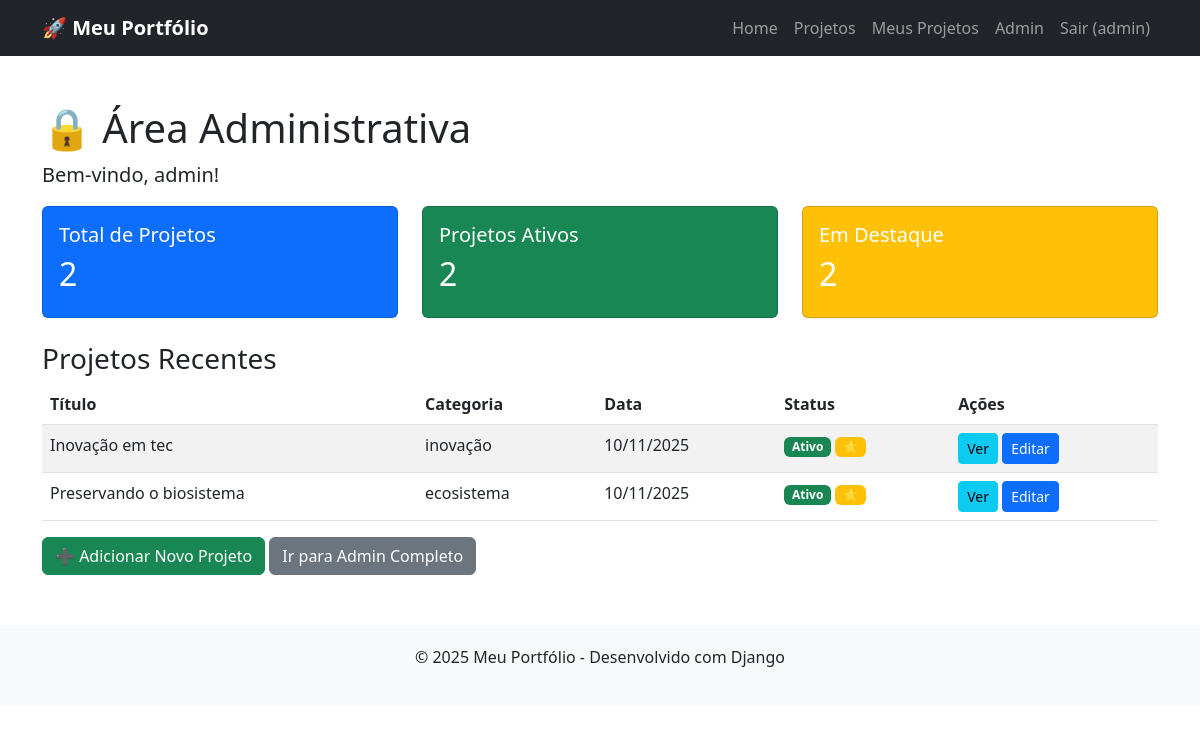
The app's page /meus-projetos/ (signed in) with its own data.
### projetos/models.py (models this page shows, shortened)
class Projeto(models.Model):
    titulo = models.CharField(max_length=200)
    descricao = models.TextField()
    categoria = models.ForeignKey(Categoria, on_delete=models.CASCADE, related_name='projetos')
    imagem = models.ImageField(upload_to='projetos/', blank=True, null=True)
    url_projeto = models.URLField(blank=True, null=True)
    destaque = models.BooleanField(default=False, help_text="Aparecerá no slider da home")
    data_criacao = models.DateField(auto_now_add=True)
    ativo = models.BooleanField(default=True)
    class Meta:
        ordering = ['-data_criacao'] #- SIGNIFICA ORDEM DECRESCENTE
        verbose_name_plural = "Projetos"

class Categoria(models.Model):
    nome = models.CharField(max_length=50)
    descricao = models.TextField(blank=True)
    class Meta: #PERSONALIZAR O PROJETO
        verbose_name_plural = "Categorias"

### projetos/views.py (the view)
# urls.py: path('meus-projetos/', views.meus_projetos, name='meus_projetos'),
@login_required
def meus_projetos(request):
    total_projetos = Projeto.objects.count()
    projetos_ativos = Projeto.objects.filter(ativo=True).count()
    projetos_destaque = Projeto.objects.filter(destaque=True).count()
    projetos_recentes = Projeto.objects.all()[:5]
    return render(request, 'projetos/meus_projetos.html', {
        'total_projetos': total_projetos,
        'projetos_ativos': projetos_ativos,
        'projetos_destaque': projetos_destaque,
        'projetos_recentes': projetos_recentes
    }
    )

### projetos/templates/projetos/meus_projetos.html (shortened to what this page needs)
{% extends 'projetos/base.html' %}
{% block content %}
<div class="container my-5">
    <h1>🔒 Área Administrativa</h1>
    <p class="lead">Bem-vindo, {{ user.username }}!</p>
    <div class="row mb-4">
        <div class="col-md-4">
            <div class="card text-white bg-primary">
                <div class="card-body">
                    <h5 class="card-title">Total de Projetos</h5>
                    <h2>{{ total_projetos }}</h2>
                </div>
            </div>
        </div>
        <div class="col-md-4">
            <div class="card text-white bg-success">
                <div class="card-body">
                    <h5 class="card-title">Projetos Ativos</h5>
                    <h2>{{ projetos_ativos }}</h2>
                </div>
            </div>
        </div>
        <div class="col-md-4">
            <div class="card text-white bg-warning">
                <div class="card-body">
                    <h5 class="card-title">Em Destaque</h5>
                    <h2>{{ projetos_destaque }}</h2>
                </div>
            </div>
        </div>
    </div>
    <h3>Projetos Recentes</h3>
    <div class="table-responsive">
        <table class="table table-striped">
            <thead>
                <tr>
                    <th>Título</th>
                    <th>Categoria</th>
                    <th>Data</th>
                    <th>Status</th>
                    <th>Ações</th>
                </tr>
            </thead>
            <tbody>
                {% for projeto in projetos_recentes %}
                <tr>
                    <td>{{ projeto.titulo }}</td>
                    <td>{{ projeto.categoria.nome }}</td>
                    <td>{{ projeto.data_criacao|date:"d/m/Y" }}</td>
                    <td>
                        {% if projeto.ativo %}
                        <span class="badge bg-success">Ativo</span>
                        {% else %}
                        <span class="badge bg-secondary">Inativo</span>
                        {% endif %}
                        {% if projeto.destaque %}
                        <span class="badge bg-warning text-dark">⭐</span>
                        {% endif %}
                    </td>
                    <td>
                        <a href="{% url 'projetos:detalhes_projeto' projeto.id %}" class="btn btn-sm btn-info">Ver</a>
                        <a href="{% url 'admin:projetos_projeto_change' projeto.id %}" class="btn btn-sm btn-primary">Editar</a>
                    </td>
                </tr>
                {% endfor %}
            </tbody>
        </table>
    </div>
    <a href="{% url 'admin:projetos_projeto_add' %}" class="btn btn-success">➕ Adicionar Novo Projeto</a>
    <a href="{% url 'admin:index' %}" class="btn btn-secondary">Ir para Admin Completo</a>
</div>
{% endblock %}

### projetos/templates/projetos/base.html (shortened to what this page needs)
<!DOCTYPE html>
<html lang="pt-br">
<head>
    <link href="https://cdn.jsdelivr.net/npm/bootstrap@5.3.0/dist/css/bootstrap.min.css" rel="stylesheet">
</head>
<body>
    <nav class="navbar navbar-expand-lg navbar-dark bg-dark">
        <div class="container">
            <a class="navbar-brand" href="{% url 'projetos:home' %}">🚀 Meu Portfólio</a>
            <div class="collapse navbar-collapse" id="navbarNav">
                <ul class="navbar-nav ms-auto">
                    <li class="nav-item">
                        <a class="nav-link" href="{% url 'projetos:home' %}">Home</a>
                    </li>
                    <li class="nav-item">
                        <a class="nav-link" href="{% url 'projetos:lista_projetos' %}">Projetos</a>
                    </li>
                    {% if user.is_authenticated %}
                        <li class="nav-item">
                            <a class="nav-link" href="{% url 'projetos:meus_projetos' %}">Meus Projetos</a>
                        </li>
                        <li class="nav-item">
                            <a class="nav-link" href="{% url 'admin:index' %}">Admin</a>
                        </li>
                        <li class="nav-item">
                            <form method="post" action="{% url 'logout' %}" style="display: inline;">
                                <button type="submit" class="nav-link btn btn-link" style="border: none; background: none; cursor: pointer;">
                                    Sair ({{ user.username }})
                                </button>
                            </form>
                        </li>
                    {% else %}
                        <li class="nav-item">
                            <a class="nav-link" href="{% url 'login' %}">Login</a>
                        </li>
                    {% endif %}
                </ul>
            </div>
        </div>
    </nav>
    <main>
        {% block content %}{% endblock %}
    </main>
    <footer class="text-center">
        <div class="container">
            <p>&copy; 2025 Meu Portfólio - Desenvolvido com Django</p>
        </div>
    </footer>
</body>
</html>

### projetos/templates/projetos/base.html (style rules this page uses)
body { font-family: 'Segoe UI', Tahoma, Geneva, Verdana, sans-serif; }
.navbar-brand { font-weight: bold; }
footer { margin-top: 50px; padding: 20px 0; background-color: #f8f9fa; }

### records on screen
Projeto: titulo "Inovação em tec", categoria.nome "inovação", data_criacao "10/11/2025", ativo "Ativo"
Projeto: titulo "Preservando o biosistema", categoria.nome "ecosistema", data_criacao "10/11/2025", ativo "Ativo"

### other values on screen
{{ user.username }} "admin"
{{ total_projetos }} "2"
{{ projetos_ativos }} "2"
{{ projetos_destaque }} "2"
